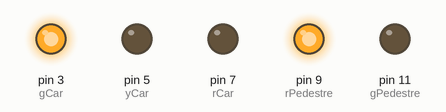
Simulated run of this sketch. Board: Arduino Uno, built with avr-gcc and run on an emulated ATmega328P. On the bench: output pins drawn as LEDs (lit = HIGH).

Above: at 3.5 s.
At 8.0 s:
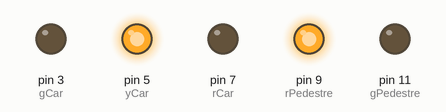
At 11.9 s:
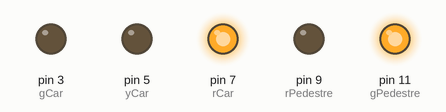
At 15.7 s:
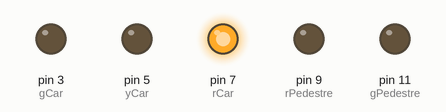
Timing chart, 0 to 20.8 s (numbered marks = the images above):
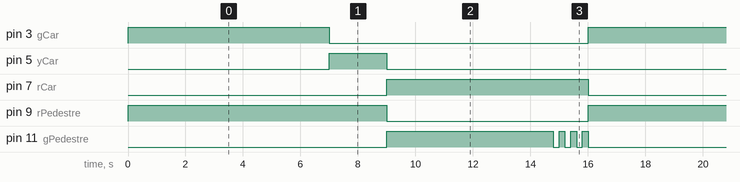

Measured:
- by itself, pin 3 (gCar), pin 7 (rCar): alternates HIGH for 7.0 s and LOW for 9.0 s
- by itself, pin 5 (yCar): alternates HIGH for 2.0 s and LOW for 14.0 s
- by itself, pin 9 (rPedestre): alternates HIGH for 9.0 s and LOW for 7.0 s
- by itself, pin 11 (gPedestre): repeats every 16.0 s: 3 × (LOW 0.20 s, HIGH 0.20 s), LOW 9.0 s, HIGH 5.8 s

The sketch:

SemaforoDuplo.ino
```cpp
// MADE BY: Matheus Martins de Sousa //
//
// O presente projeto é aberto a correções
// Use com sabedoria!
// :)
//

//PORTAS CONECTADAS: Semáforo para carros
#define rCar 7
#define yCar 5
#define gCar 3
//PORTAS CONECTADAS: Semáforo para pedestres
#define rPedestre 9
#define gPedestre 11

//DEFINIÇÕES DE ESTADOS
void setup()
{
  pinMode(rCar, OUTPUT);
  pinMode(yCar, OUTPUT);
  pinMode(gCar, OUTPUT);
  pinMode(rPedestre, OUTPUT);
  pinMode(gPedestre, OUTPUT);
}

//EXECUÇÃO DO PROGRAMA
void loop()
{
  verde();
  amarelo();
  vermelho();
}

//FUNÇÃO 01: Sinal verde para carros
void verde(){
  digitalWrite(gCar, HIGH);        //Liga sinal verde para carros
  digitalWrite (rPedestre, HIGH);  //Liga sinal vermelho para pedestres
  delay(7000);
  digitalWrite(gCar, LOW);         //Desliga sinal verde para carros
}

//FUNÇÃO 02: Sinal amarelo
void amarelo(){
  digitalWrite(yCar, HIGH);        //Liga sinal amarelo
  delay(2000);
  digitalWrite(yCar, LOW);         //Desliga sinal amarelo
  digitalWrite(rPedestre, LOW);    //Desliga sinal vermelho para pedestres
}

//FUNÇÃO 03: Sinal vermelho para carros
void vermelho(){
  digitalWrite(rCar, HIGH);        //Liga sinal vermelho para carro

  digitalWrite(gPedestre, HIGH);   //Liga sinal verde para pedestres
  delay(5800);
  digitalWrite(gPedestre, LOW);    //Sinal verde para pedestres começa a piscar (liga e desliga) antes de desligar
  delay(200);
  digitalWrite(gPedestre, HIGH);
  delay(200);
  digitalWrite(gPedestre, LOW);
  delay(200);
  digitalWrite(gPedestre, HIGH);
  delay(200);
  digitalWrite(gPedestre, LOW);
  delay(200);
  digitalWrite(gPedestre, HIGH);
  delay(200);
  digitalWrite(gPedestre, LOW);    //Desliga sinal vermelho para carros

  digitalWrite(rCar, LOW);         //Desliga sinal vermelho para carros
}
```
